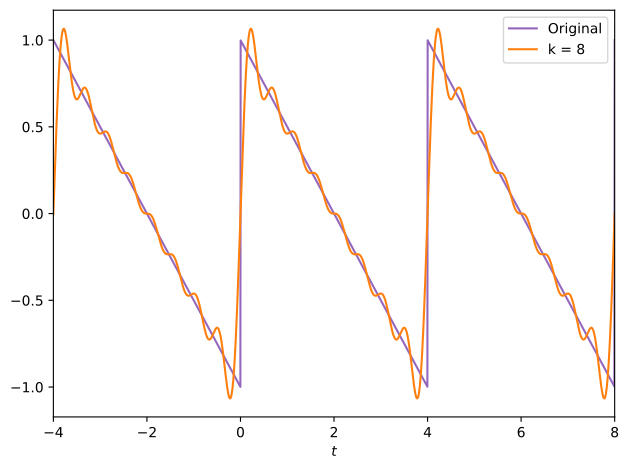

Here is the Python script that generated this plot:
import numpy as np
from matplotlib.pyplot import subplots
from scipy.integrate import quad

sample_size = 2000
period = 4
k = 8

slope = lambda t : 1 - .5*t

definition_interval = np.linspace(0, 4, sample_size)
extension_interval = np.linspace(-4, 8, sample_size)

interval_mapping = lambda t, original, target : ((t - np.min(original)) % period) + np.min(target)

a_0 = 2/period * quad(slope, np.min(definition_interval), np.max(definition_interval))[0]

a_n_func = lambda x, n : slope(x) * np.cos(n*2*np.pi/period * x)
a_n = lambda n : 2/period * quad(a_n_func, np.min(definition_interval), np.max(definition_interval), args=(n))[0]

b_n_func = lambda x, n : slope(x) * np.sin(n*2*np.pi/period * x)
b_n = lambda n : 2/period * quad(b_n_func, np.min(definition_interval), np.max(definition_interval), args=(n))[0]

sum_term = lambda x, n : a_n(n) * np.cos(n*2*np.pi/period * x) + b_n(n) * np.sin(n*2*np.pi/period * x)
def partial_sum(x, N):
    s = a_0/2
    for n in range(1, N+1):
        s += sum_term(x, n)
    return s

fig, ax = subplots()

ax.plot(extension_interval, slope(interval_mapping(extension_interval, extension_interval, definition_interval)), ls="solid", color="tab:purple", label="Original")
ax.plot(extension_interval, partial_sum(extension_interval, k), ls="solid", color="tab:orange", label=f"k = {k}")

ax.set_xlim(left=np.min(extension_interval), right=np.max(extension_interval))

ax.set_xlabel(r"$t$")

ax.legend(loc="best")

fig.tight_layout()
fig.savefig("numerical-methods/xabier/day-3/sawtooth.pdf", bbox_inches="tight")
